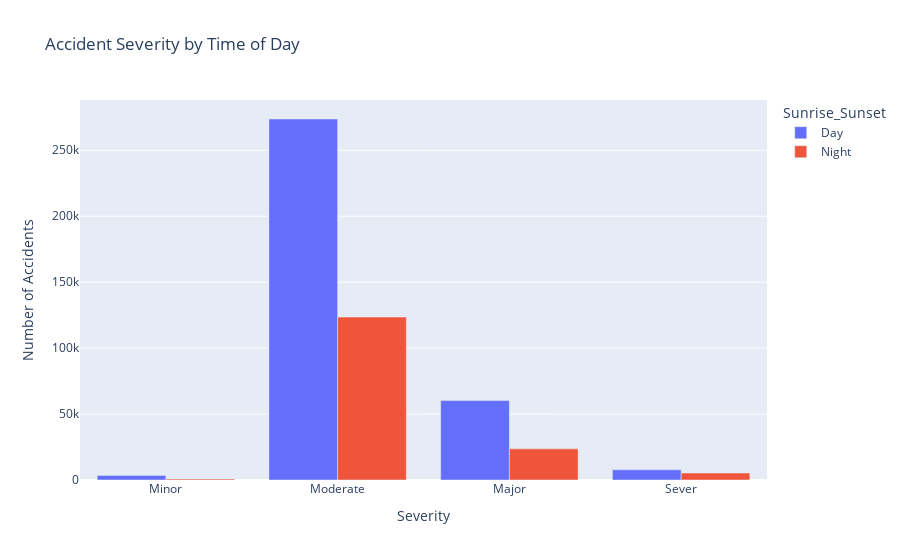

The notebook cell this image was saved under:
### Markdown cell above
### Q4: Create an interactive plot (skip for version 1)
Create an interactive plot using plotly. Your plot can be a previously asked question or a new question, however explain how this interaction strengthen what you want to communicate with your audience.

### Code cell
# Your code here . . . Have not learned interactive plots yet
import plotly.express as px




Severity_Labels = {1:'Minor',
                   2:'Moderate',
                   3:'Major',
                   4:'Sever'
                  }

sample['Severity_Labels'] = sample['Severity'].map(Severity_Labels)

#count accidents for day and night for all severity levels
df_count = sample.groupby(['Sunrise_Sunset', 'Severity_Labels']).size().reset_index(name='Count')

fig = px.bar(df_count,
             x='Severity_Labels',
             y='Count',
             color='Sunrise_Sunset',
             category_orders={'Severity_Labels': ['Minor', 'Moderate', 'Major', 'Sever']},
             title='Accident Severity by Time of Day'
            )
fig.update_layout(xaxis_title='Severity', yaxis_title='Number of Accidents',barmode='group')
fig.show()

### Figure 1 — Plotly figure (JSON) as saved in the notebook; plotly's stock layout.template omitted (floating-point values rounded to 4 significant figures)
{"data": [{"hovertemplate": "Sunrise_Sunset=Day<br>Severity_Labels=%{x}<br>Count=%{y}<extra></extra>", "legendgroup": "Day", "marker": {"color": "#636efa", "pattern": {"shape": ""}}, "name": "Day", "orientation": "v", "showlegend": true, "textposition": "auto", "type": "bar", "x": ["Major", "Minor", "Moderate", "Sever"], "xaxis": "x", "y": [60212, 3498, 273721, 7727], "yaxis": "y"}, {"hovertemplate": "Sunrise_Sunset=Night<br>Severity_Labels=%{x}<br>Count=%{y}<extra></extra>", "legendgroup": "Night", "marker": {"color": "#EF553B", "pattern": {"shape": ""}}, "name": "Night", "orientation": "v", "showlegend": true, "textposition": "auto", "type": "bar", "x": ["Major", "Minor", "Moderate", "Sever"], "xaxis": "x", "y": [23605, 778, 123499, 5260], "yaxis": "y"}], "layout": {"barmode": "group", "legend": {"title": {"text": "Sunrise_Sunset"}, "tracegroupgap": 0}, "title": {"text": "Accident Severity by Time of Day"}, "xaxis": {"anchor": "y", "categoryarray": ["Minor", "Moderate", "Major", "Sever"], "categoryorder": "array", "domain": [0, 1], "title": {"text": "Severity"}}, "yaxis": {"anchor": "x", "domain": [0, 1], "title": {"text": "Number of Accidents"}}}}
